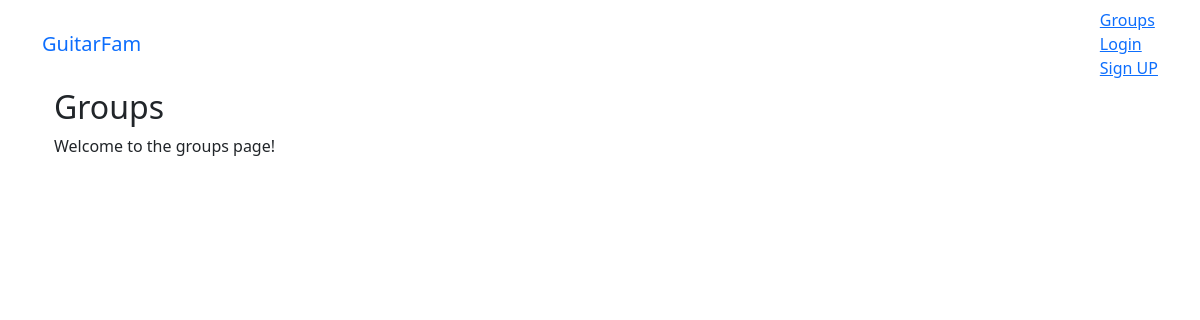
The page /groups/ on the database as committed earlier.
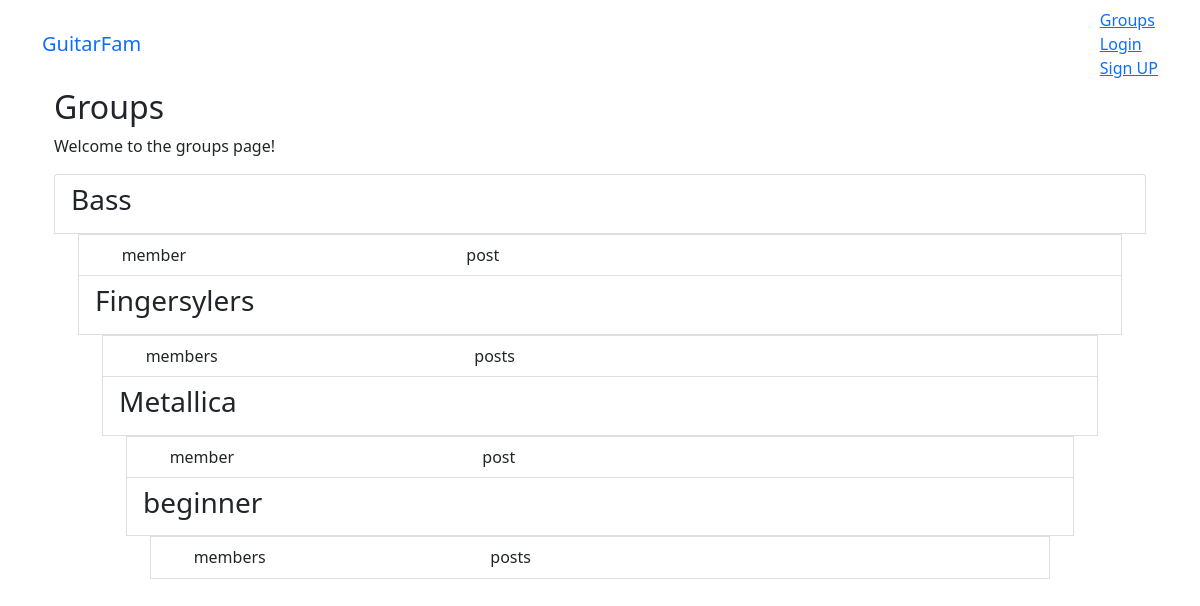
The same page on the database as committed later.
### groups/models.py (models this page shows, shortened)
class Group(models.Model):
    name = models.CharField(max_length=255, unique=True)
    slug = models.SlugField(allow_unicode=True,unique=True)
    description = models.TextField(blank=True,default='')
    description_html = models.TextField(editable=False,default='',blank=True)
    members = models.ManyToManyField(User,through='GroupMember')
    class Meta:
        ordering = ['name']

### groups/views.py (the view)
# urls.py: path('',views.ListGroups.as_view(),name='all'),
class ListGroups(generic.ListView):
    model=Group

### groups/templates/groups/group_list.html (shortened to what this page needs)
{% extends 'groups/group_base.html' %} {% block pregroup %}
<div class="col-md-4">
  <div class="content">
    <h2>Groups</h2>
    <p>Welcome to the groups page!</p>
  </div>
</div>
{% endblock pregroup %} {% block group_content %}
<div class="col-mid-8">
  <div class="list-group">
    {% for group in object_list %}
    <a class="list-group-item" href="{% url 'groups:single' slug=group.slug %}">
      <h3 class="title list-group-item-heading">{{group.name}}</h3>
        <div class="list-group-item-text container-fluid">
        <div class="row">
            <div class="col-md-4">
                <span class='badge'>{{group.members.count}}</span>
                member{{group.members.count|pluralize}}
            </div>
            <div class="col-md-4">
                <span class='badge'>{{group.posts.count}}</span>
                post{{group.posts.count|pluralize}}
            </div>
        </div>
    </a>
    {% endfor %}
  </div>
</div>
 {% endblock group_content %}

### groups/templates/groups/group_base.html (shortened to what this page needs)
{% extends 'base.html' %}
{% block content %}
<div class="container">
<div class="row">
{% block pregroup %}{% endblock %}
{% block group_content %}{% endblock %}
</div>
</div>
{% endblock content %}

### templates/base.html (shortened to what this page needs)
<!DOCTYPE html>
{% load static %}
<html>
<head>
<link href="https://cdn.jsdelivr.net/npm/bootstrap@5.0.2/dist/css/bootstrap.min.css" rel="stylesheet"
>
<link rel="stylesheet" href={% static 'GuitarFam/css/master.css' %}>
</head>
<body>
<nav class ='navbar mynav' role='navigation' id='navbar'>
<div class ='container'>
<a class='navbar-brand mynav' href = {% url 'home' %}>GuitarFam</a>
<ul class ='nav navbar-nav navbar-right'>
{% if user.is_authenticated %}
    <li><a href="{% url 'posts:create' %}">Post</a></li>
    <li><a href="{% url 'groups:all' %}">Groups</a></li>
    <li><a href="{% url 'groups:create' %}">Create Groups</a></li>
    <li><a href="{% url 'accounts:logout' %}">Logout</a></li>
{% else %}
<li><a href="{% url 'groups:all' %}">Groups</a></li>
<li><a href="{% url 'accounts:login' %}">Login</a></li>
<li><a href="{% url 'accounts:signup' %}">Sign UP</a></li>
{% endif %}
</div>
</nav>
<div class="container mycontent">
{% block content %}
{% endblock  %}
</div>
</body>
</html>

Rows that differ between the two databases and show on the page:
added Group: name "Bass"
added Group: name "Fingersylers"
added Group: name "Metallica"
added Group: name "beginner"
